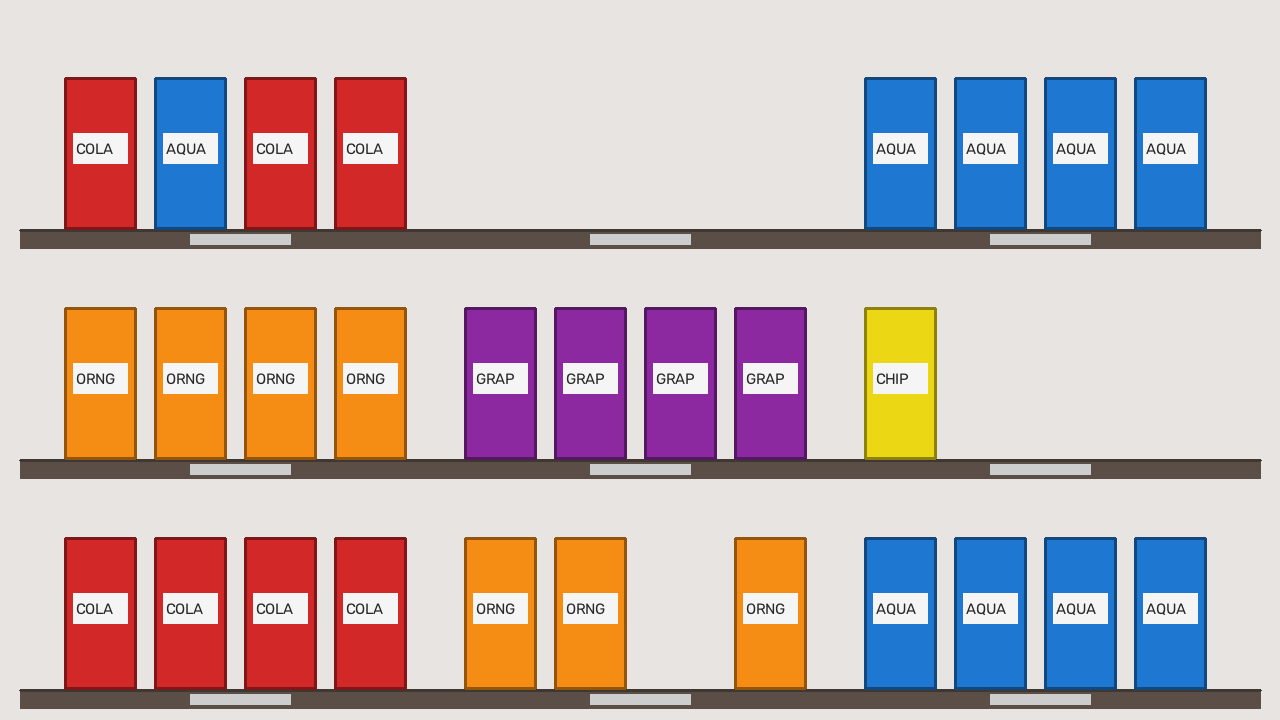
#> input picture data/sample/A1-B1_t0.png, 1280 x 720 px
$ python -i synthetic.py   (imports and definitions only)
#> lines starting #> are read from the running program, lines starting #| are printed output that depends on the picture; after the words box and inside, x2 and y2 are one past the last pixel; in counts of white or black regions, pixels touching at a corner belong together
#> further down, picture is the input picture: shape (720, 1280, 3); mean B, G, R 178.3, 178.1, 196.1
### detector/types.py
from __future__ import annotations

from dataclasses import dataclass, field, asdict
from typing import Optional


@dataclass
class Detection:
    """One box in image pixel coordinates (x1, y1, x2, y2)."""

    x1: float
    y1: float
    x2: float
    y2: float
    cls: str = "product"          # product | gap | price_tag | person
    conf: float = 1.0
    sku: Optional[str] = None      # filled by the SKU matcher for products
    sku_score: float = 0.0
    extra: dict = field(default_factory=dict)

    @property
    def cx(self) -> float:
        return (self.x1 + self.x2) / 2

    @property
    def cy(self) -> float:
        return (self.y1 + self.y2) / 2

    @property
    def w(self) -> float:
        return self.x2 - self.x1

    @property
    def h(self) -> float:
        return self.y2 - self.y1

    def box(self) -> list[int]:
        return [int(self.x1), int(self.y1), int(self.x2), int(self.y2)]

    # [4 lines left out: function to_dict, not called in this run]

### detector/synthetic.py
"""Synthetic detector: finds saturated coloured rectangles with OpenCV.

Used for the generated sample images in data/sample/ so the demo is fully
offline and deterministic. Real shelf photos go through the YOLO detector.
"""
from __future__ import annotations

import cv2
import numpy as np

from .types import Detection


class SyntheticDetector:
    name = "synthetic"

    def __init__(self, min_area: int = 1500, sat_thresh: int = 80, val_thresh: int = 60):
        self.min_area = min_area
        self.sat_thresh = sat_thresh
        self.val_thresh = val_thresh

    def detect(self, image: np.ndarray) -> list[Detection]:
        hsv = cv2.cvtColor(image, cv2.COLOR_BGR2HSV)
#> hsv: shape (720, 1280, 3); mean H, S, V 25.5, 70.5, 212.6
        mask = ((hsv[..., 1] > self.sat_thresh) & (hsv[..., 2] > self.val_thresh)).astype(np.uint8) * 255
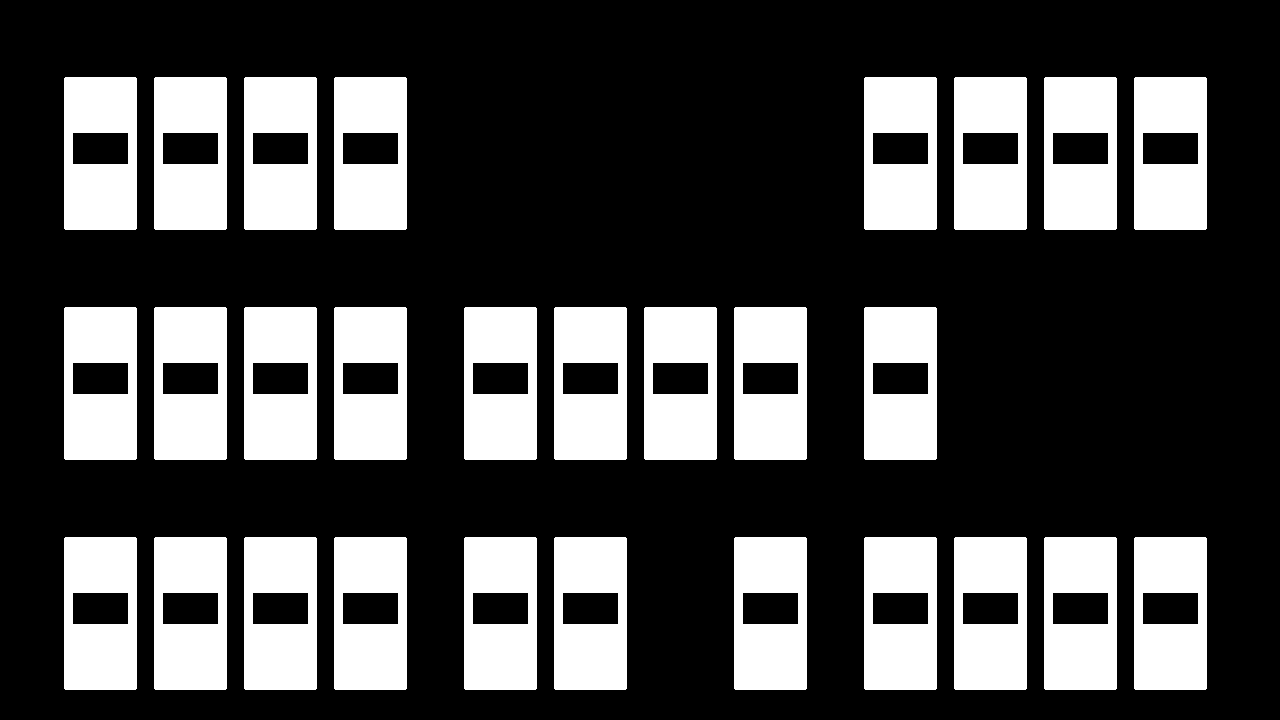
#> mask: shape (720, 1280); 28.7% white; 28 white regions
        # close small holes (printed label text inside each pack)
        mask = cv2.morphologyEx(mask, cv2.MORPH_CLOSE, np.ones((9, 9), np.uint8))
        contours, _ = cv2.findContours(mask, cv2.RETR_EXTERNAL, cv2.CHAIN_APPROX_SIMPLE)
#> contours = 28 contours; largest, box (x1, y1, x2, y2) and area: (1134, 537, 1207, 690) 10942, (1044, 537, 1117, 690) 10942, (954, 537, 1027, 690) 10942, (864, 537, 937, 690) 10942, (734, 537, 807, 690) 10942
        dets = []
        for c in contours:
            x, y, w, h = cv2.boundingRect(c)
            if w * h < self.min_area or h < w * 0.8:  # products are upright packs
                continue
            dets.append(Detection(x, y, x + w, y + h, cls="product", conf=0.99))
#> this loop made 28 passes
#> (x, y) on passes 1 to 12: (1134, 537), (1044, 537), (954, 537), (864, 537), (734, 537), (554, 537), (464, 537), (334, 537), (244, 537), (154, 537), (64, 537), (864, 307)
#> after the loop, dets = 28 items
        dets.sort(key=lambda d: (round(d.cy / 50), d.x1))
        return dets


def looks_synthetic(image: np.ndarray, top_k: int = 16, frac: float = 0.85) -> bool:
    """Heuristic: generated images are made of a handful of flat colours."""
    small = cv2.resize(image, (160, 90), interpolation=cv2.INTER_NEAREST)
    q = (small // 8).reshape(-1, 3)
    keys = q[:, 0].astype(np.int32) * 1024 + q[:, 1].astype(np.int32) * 32 + q[:, 2]
    _, counts = np.unique(keys, return_counts=True)
    counts.sort()
    return counts[-top_k:].sum() / keys.size >= frac

>>> import cv2
>>> picture = cv2.imread('../data/sample/A1-B1_t0.png')
>>> result = SyntheticDetector().detect(picture)
#> result = 28 items

$ run again, on data/sample/A1-B2_t0.png
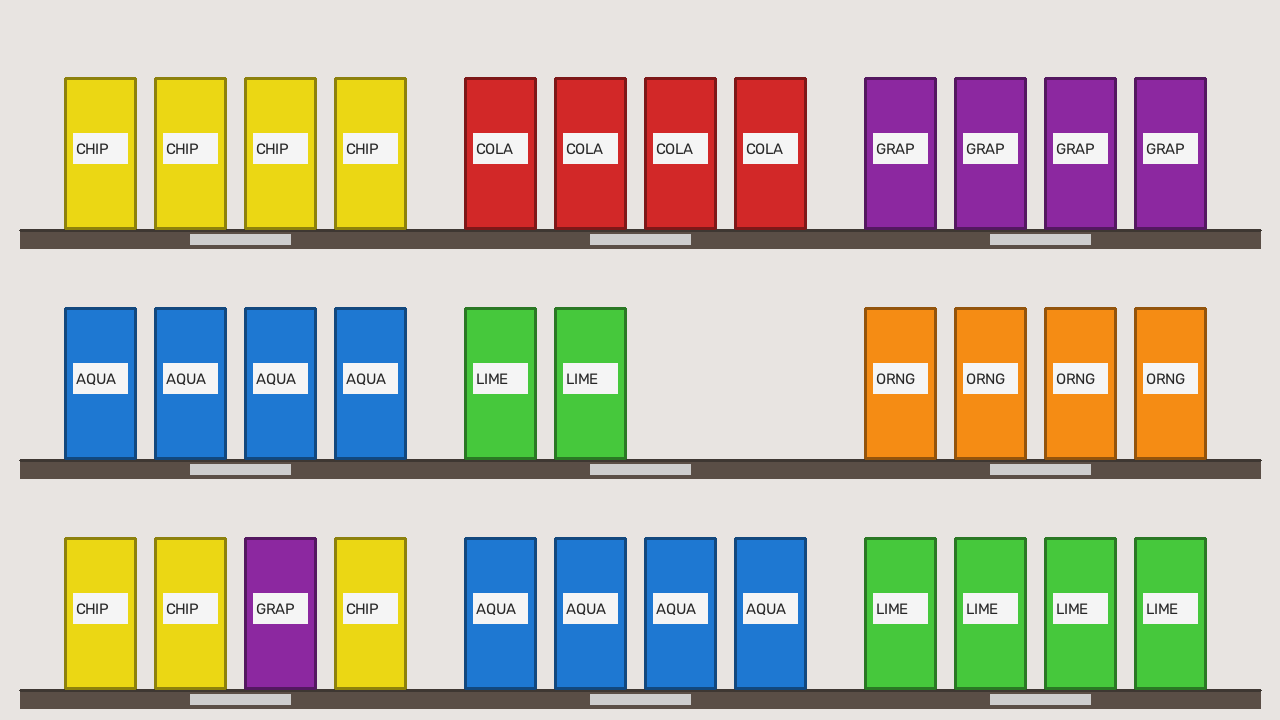
#> input picture data/sample/A1-B2_t0.png, 1280 x 720 px
#> picture is the input picture: shape (720, 1280, 3); mean B, G, R 167.1, 182.3, 187.5
#> hsv: shape (720, 1280, 3); mean H, S, V 29.7, 81.4, 210
#> in detect, `mask = ((hsv[..., 1] > self.sat_thresh) & (hsv[..., 2] > self.val_thre..`:
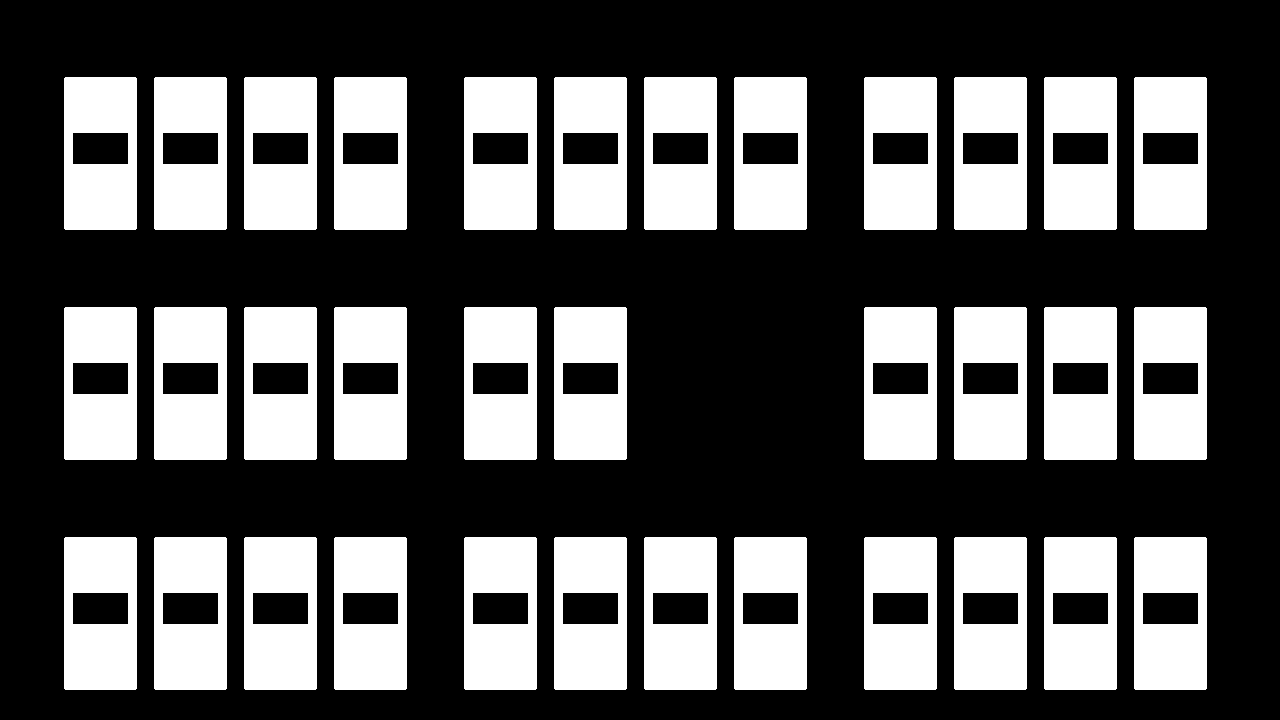
#> mask: shape (720, 1280); 34.9% white; 34 white regions
#> contours = 34 contours; largest, box (x1, y1, x2, y2) and area: (1134, 537, 1207, 690) 10942, (1044, 537, 1117, 690) 10942, (954, 537, 1027, 690) 10942, (864, 537, 937, 690) 10942, (734, 537, 807, 690) 10942
#> the loop in detect, `for c in contours:` made 34 passes
#> (x, y) on passes 1 to 8: (1134, 537), (1044, 537), (954, 537), (864, 537), (734, 537), (644, 537), (554, 537), (464, 537)
#> after the loop in detect, `for c in contours:`: dets = 34 items

$ run again, on data/sample/A1-B1_t1_restock.png
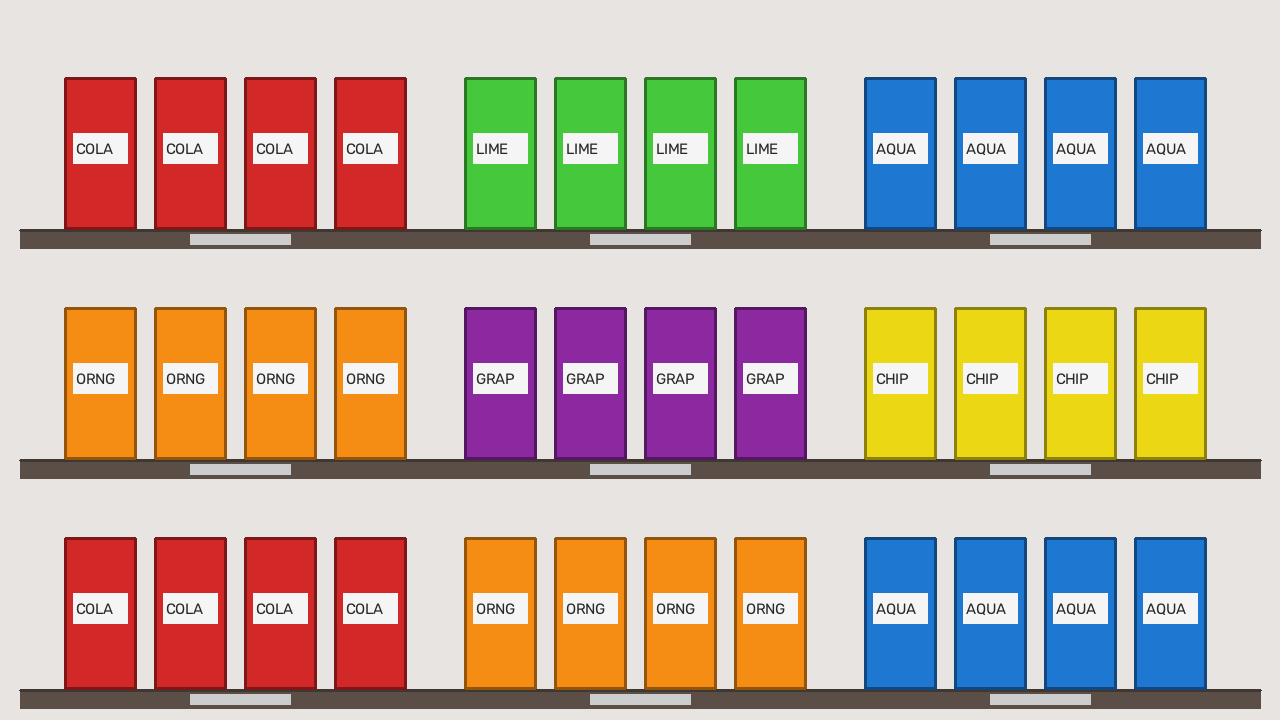
#> input picture data/sample/A1-B1_t1_restock.png, 1280 x 720 px
#> picture is the input picture: shape (720, 1280, 3); mean B, G, R 161.5, 174.1, 190.8
#> hsv: shape (720, 1280, 3); mean H, S, V 26.5, 86.5, 210.6
#> in detect, `mask = ((hsv[..., 1] > self.sat_thresh) & (hsv[..., 2] > self.val_thre..`:
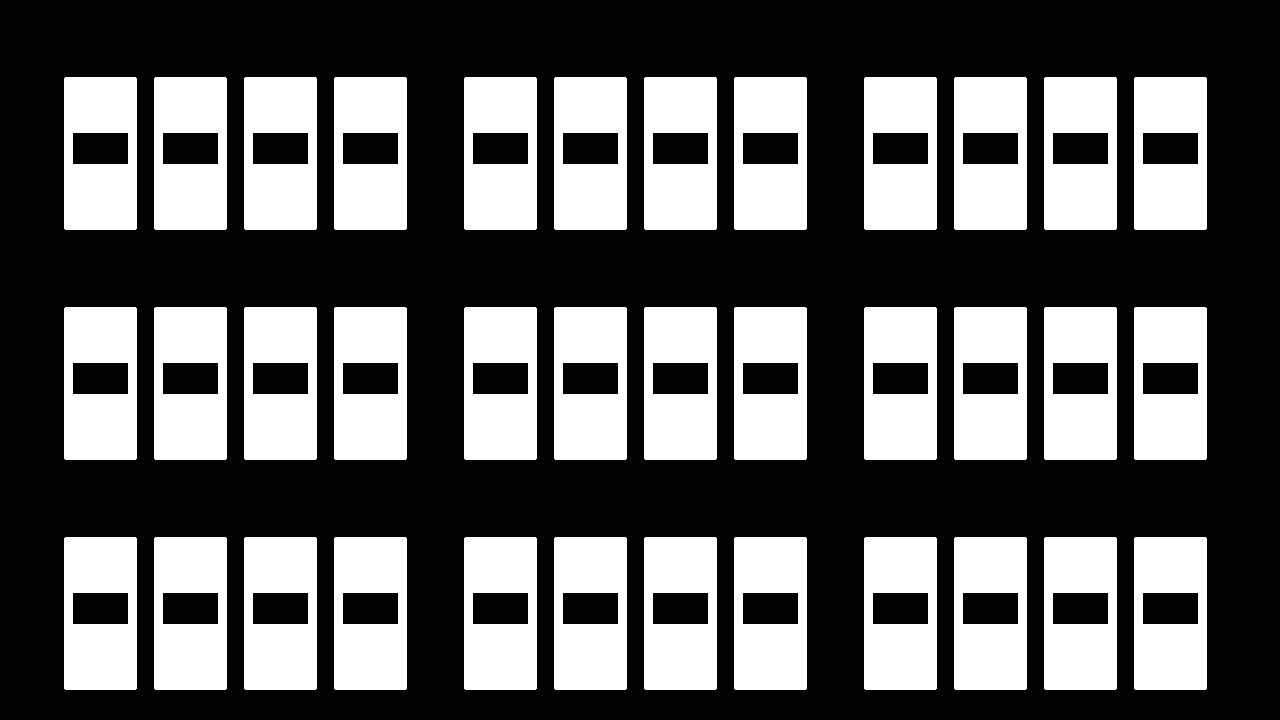
#> mask: shape (720, 1280); 37% white; 36 white regions
#> contours = 36 contours; largest, box (x1, y1, x2, y2) and area: (1134, 537, 1207, 690) 10942, (1044, 537, 1117, 690) 10942, (954, 537, 1027, 690) 10942, (864, 537, 937, 690) 10942, (734, 537, 807, 690) 10942
#> the loop in detect, `for c in contours:` made 36 passes
#> (x, y) on passes 1 to 8: (1134, 537), (1044, 537), (954, 537), (864, 537), (734, 537), (644, 537), (554, 537), (464, 537)
#> after the loop in detect, `for c in contours:`: dets = 36 items

$ run again, on data/sample/A1-B2_t1_partial.png
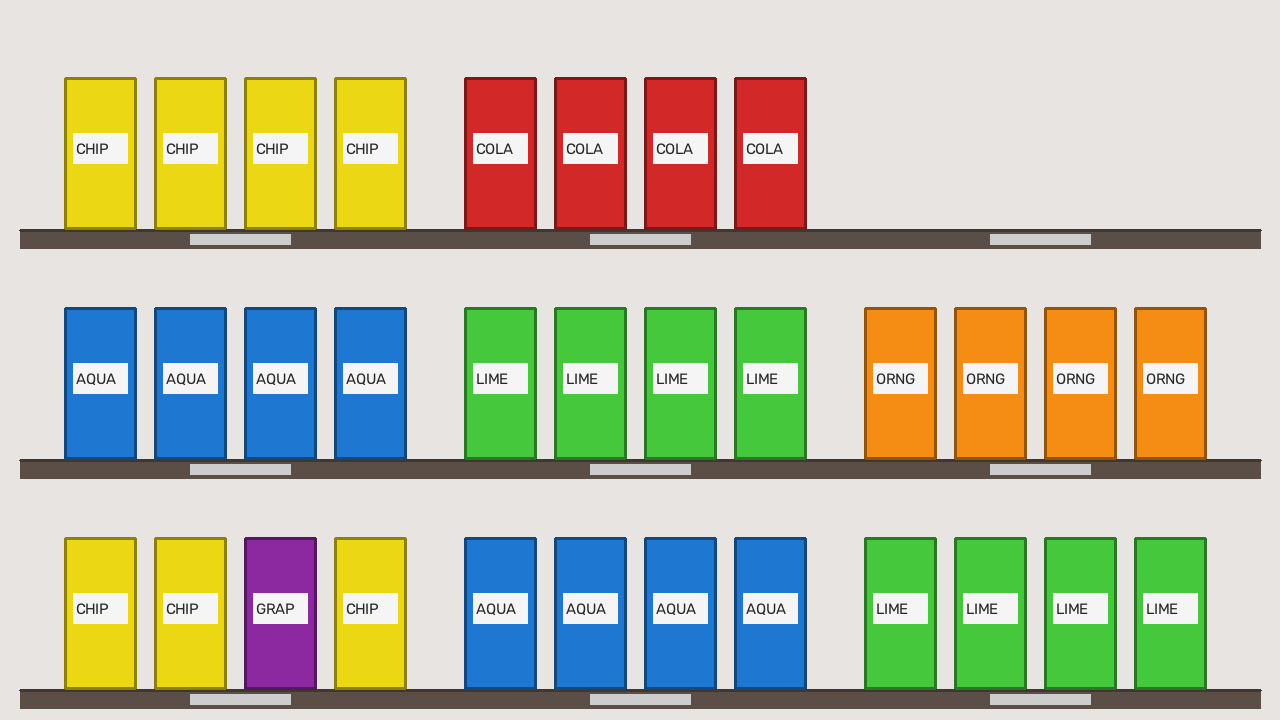
#> input picture data/sample/A1-B2_t1_partial.png, 1280 x 720 px
#> picture is the input picture: shape (720, 1280, 3); mean B, G, R 166.6, 189.3, 188.2
#> hsv: shape (720, 1280, 3); mean H, S, V 25.2, 77.4, 212.4
#> in detect, `mask = ((hsv[..., 1] > self.sat_thresh) & (hsv[..., 2] > self.val_thre..`:
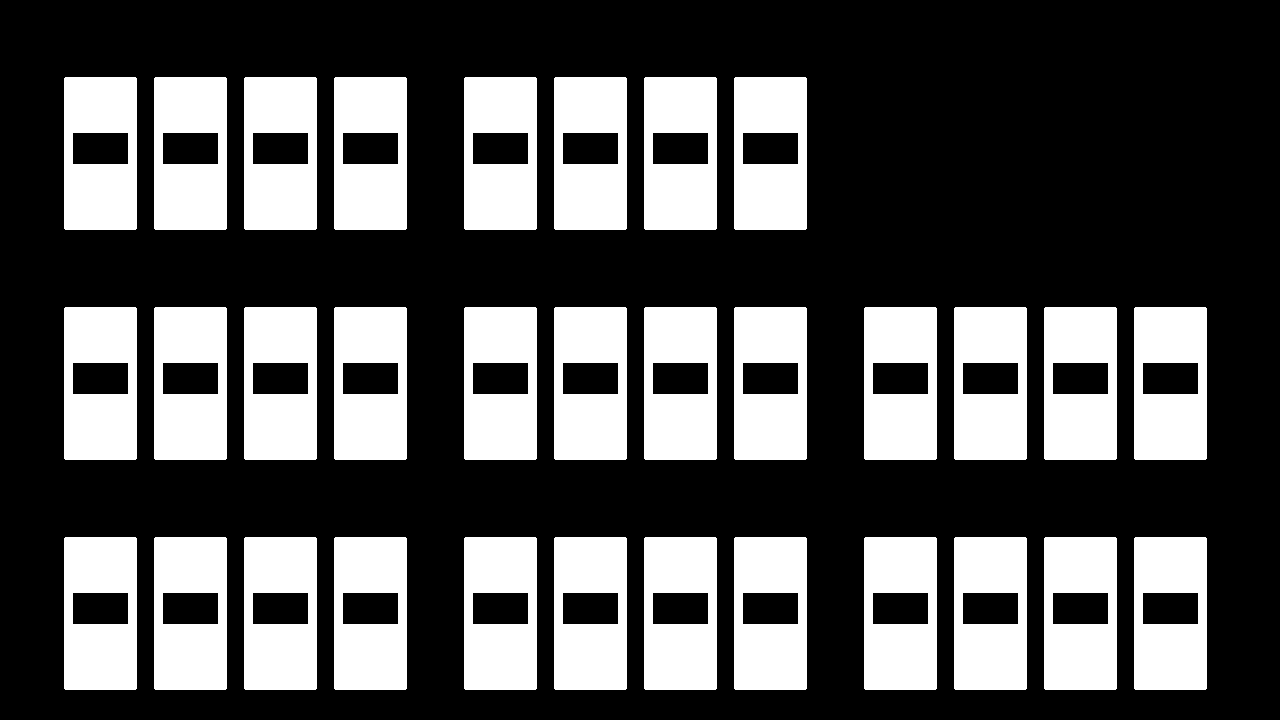
#> mask: shape (720, 1280); 32.8% white; 32 white regions
#> contours = 32 contours; largest, box (x1, y1, x2, y2) and area: (1134, 537, 1207, 690) 10942, (1044, 537, 1117, 690) 10942, (954, 537, 1027, 690) 10942, (864, 537, 937, 690) 10942, (734, 537, 807, 690) 10942
#> the loop in detect, `for c in contours:` made 32 passes
#> (x, y) on passes 1 to 8: (1134, 537), (1044, 537), (954, 537), (864, 537), (734, 537), (644, 537), (554, 537), (464, 537)
#> after the loop in detect, `for c in contours:`: dets = 32 items
